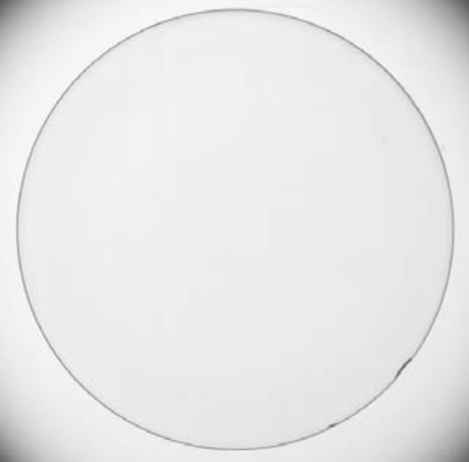
#> input picture CV/Images/Circle.png, 469 x 462 px, given in place of Lena.png, which was not available
$ jupyter execute --allow-errors 'Lê_Việt_Hùng_20250678E_CV_bài_thực_hành_số_1.ipynb'   (text cells are left out)
#> lines starting #> are read from the running program, lines starting #| are printed output that depends on the picture; pictures that were not available may be replaced by others from this repository, and a replacement may not be noted
[cell 1]
# Colab cho phép kết nối tới máy chủ google drive để import và export data
# Nếu chạy trên Google Colab thì cần kết nối với máy chủ trước
from google.colab import drive
drive.mount('/content/drive')

[cell 2]
# Thêm tư viện
import cv2
import matplotlib.pyplot as plt

# Đọc ảnh dùng OpenCV
imagePath1 = '/content/drive/MyDrive/cv/Images/Lena.png'
imageRead1 = cv2.imread(imagePath1)
#> imageRead1 is the input picture: shape (462, 469, 3); min 88, max 253, mean 232

# Kiểm tra nếu ảnh đọc không thành công
if imageRead1 is None:
    print(f"Lỗi: Không thể đọc ảnh từ đường dẫn: {imagePath1}")
    print("Vui lòng kiểm tra lại đường dẫn hoặc đảm bảo file ảnh tồn tại.")
else:
    # Chuyển ảnh màu sang ảnh xám (BGR to GRAY)
    # OpenCV đọc ảnh theo thứ tự BGR, nên cần chuyển đổi từ BGR sang GRAY
    imageRead1_gray = cv2.cvtColor(imageRead1, cv2.COLOR_BGR2GRAY)

    # Biểu diễn ảnh
    plt.imshow(imageRead1_gray, cmap='gray') # Sử dụng cmap='gray' cho ảnh xám
    plt.title("Ảnh mức xám")
    plt.axis('off') # Tắt trục tọa độ
    plt.show()

    # Lưu ảnh
    outputPath1 = 'img.jpg'
    cv2.imwrite(outputPath1, imageRead1_gray)
    print(f"Ảnh mức xám đã được lưu tại: {outputPath1}")

[cell 3]
# Biểu diễn nhiều ảnh
# Khai báo các thư viện cần dùng
import matplotlib.pyplot as plt

# Đọc ảnh
imagePath01 = '/content/drive/MyDrive/cv/Images/Lena.png'
imageRead01 = cv2.imread(imagePath01)
imagePath02 = '/content/drive/MyDrive/cv/Images/Sharpen.png'
imageRead02 = cv2.imread(imagePath02)
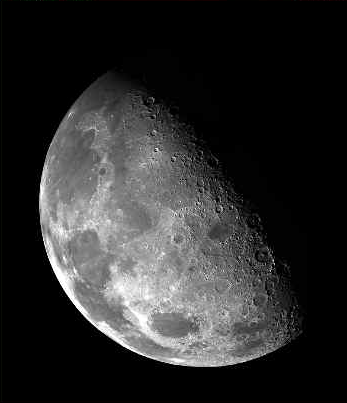
#> input picture CV/Images/Sharpen.png, 347 x 403 px, found by its file name
#> imageRead02 is the input picture: shape (403, 347, 3); mean B, G, R 43.9, 43.9, 43.9

Title = 'Ảnh màu'

# Khởi tạo lưới MxN chứa MxN hình ảnh - Thay M, N tương ứng
fig, axs = plt.subplots(2,2)

# Biểu diễn ảnh theo ví trí
axs[0, 0].imshow(imageRead01)
axs[0, 0].set_title(Title)

axs[0, 1].imshow(imageRead02)
axs[0, 1].set_title(Title)
"""
axs[1, 0].imshow()
axs[1, 0].set_title(Title)

axs[1, 1].imshow()
axs[1, 1].set_title(Title)
"""
# Biểu diễn ảnh
plt.tight_layout()
plt.show()
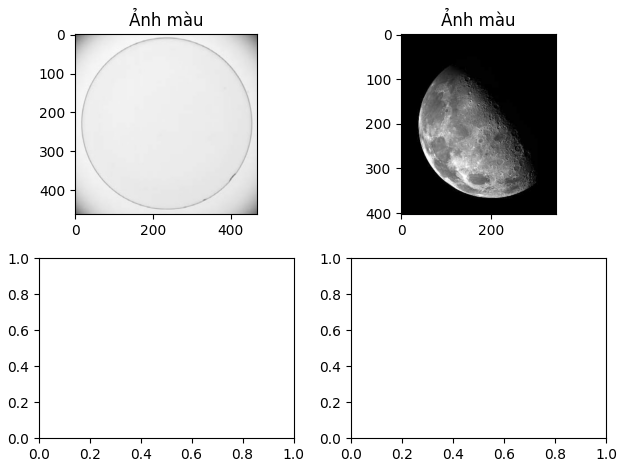
#> figure drawn by matplotlib, 2 panels; B, G, R data is drawn as R, G, B

[cell 4]
# Khai báo thư viện cần thiết
import cv2
import matplotlib.pyplot as plt

# Đọc ảnh
imagePath1 = '/content/drive/MyDrive/cv/Images/Lena.png'
imageRead1 = cv2.imread(imagePath1)

imagePath2= '/content/drive/MyDrive/cv/Images/Lena.png'
imageRead2 = cv2.imread(imagePath2)

Title = 'Ảnh xám'
Title2 = 'Ảnh màu'

# Chuyển ảnh sang ảnh mức xám có sử dụng thư viện
gray1= cv2.cvtColor(imageRead1, cv2.COLOR_BGR2GRAY)
cv2.cvtColor(imageRead2, cv2.COLOR_BGR2GRAY)

# Hiển thị ảnh gốc và ảnh mức xám
fig, axs = plt.subplots(1, 2)  # Tạo lưới 1:2 để chứa 2 hình


# Hình đầu tiên
axs[0].imshow(gray1, cmap='gray')
axs[0].set_title(Title)

# Hình thứ hai
axs[1].imshow(imageRead2)
axs[1].set_title(Title2)

plt.tight_layout()  # Điều chỉnh các khoảng cách cho vừa
plt.show()
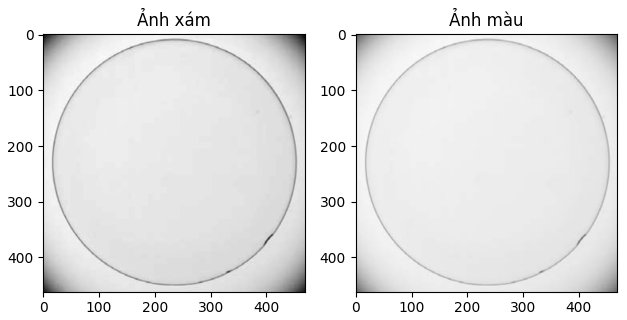
#> figure drawn by matplotlib, 2 panels

# Lưu hình ảnh
#outputPath1 = '/content/drive/MyDrive/cv/Images/'
#cv2.imsave()

[cell 5]
import cv2
import numpy as np

def rgb_to_grayscale(image):
    # Lấy kích thước của ảnh
    height, width, channels = image.shape
#> height = 462; width = 469; channels = 3

    # Tạo một mảng mới để lưu ảnh grayscale
    grayscale_image = np.zeros((height, width), dtype=np.uint8)

    # Duyệt qua từng pixel trong ảnh
    for i in range(height):
        for j in range(width):
            B = image[i, j, 0]
            G = image[i, j, 1]
            R = image[i, j, 2]

            gray = 0.333 * B + 0.333 * G + 0.333 * R
            grayscale_image[i, j] = int(gray)

    return grayscale_image

# Đọc ảnh RGB từ file
image_path = '/content/drive/MyDrive/cv/Images/Lena.png'
image = cv2.imread (image_path)

# Chuyển đổi ảnh sang thang mức xám (grayscale)
gray_image = rgb_to_grayscale(image)
#cv2.save

# Hiển thị ảnh thang mức xám
plt.imshow(gray_image, cmap='gray')
plt.show()
